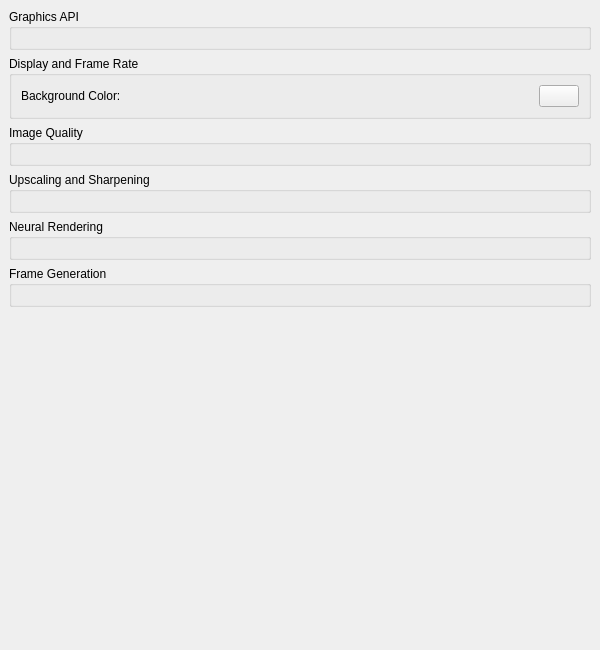
<?xml version="1.0" encoding="UTF-8"?>
<ui version="4.0">
 <class>ConfigureGraphics</class>
 <widget class="QWidget" name="ConfigureGraphics">
  <property name="geometry">
   <rect>
    <x>0</x>
    <y>0</y>
    <width>600</width>
    <height>650</height>
   </rect>
  </property>
  <property name="accessibleName">
   <string>Graphics</string>
  </property>
  <layout class="QVBoxLayout" name="page_layout">
   <property name="leftMargin">
    <number>0</number>
   </property>
   <property name="topMargin">
    <number>0</number>
   </property>
   <property name="rightMargin">
    <number>0</number>
   </property>
   <property name="bottomMargin">
    <number>0</number>
   </property>
   <item>
    <widget class="QScrollArea" name="scroll_area">
     <property name="frameShape">
      <enum>QFrame::NoFrame</enum>
     </property>
     <property name="widgetResizable">
      <bool>true</bool>
     </property>
     <widget class="QWidget" name="scroll_contents">
      <layout class="QVBoxLayout" name="contents_layout">
       <item>
        <widget class="QGroupBox" name="api_group">
         <property name="title">
          <string>Graphics API</string>
         </property>
         <layout class="QVBoxLayout" name="api_layout">
          <item>
           <widget class="QWidget" name="api_widget" native="true">
            <layout class="QHBoxLayout" name="horizontalLayout">
             <property name="leftMargin">
              <number>0</number>
             </property>
             <property name="topMargin">
              <number>0</number>
             </property>
             <property name="rightMargin">
              <number>0</number>
             </property>
             <property name="bottomMargin">
              <number>0</number>
             </property>
            </layout>
           </widget>
          </item>
         </layout>
        </widget>
       </item>
       <item>
        <widget class="QGroupBox" name="display_group">
         <property name="title">
          <string>Display and Frame Rate</string>
         </property>
         <layout class="QVBoxLayout" name="display_layout">
          <item>
           <widget class="QWidget" name="bg_widget" native="true">
            <layout class="QHBoxLayout" name="bg_layout">
             <property name="leftMargin">
              <number>0</number>
             </property>
             <property name="topMargin">
              <number>0</number>
             </property>
             <property name="rightMargin">
              <number>0</number>
             </property>
             <property name="bottomMargin">
              <number>0</number>
             </property>
             <item>
              <widget class="QLabel" name="label">
               <property name="sizePolicy">
                <sizepolicy hsizetype="Expanding" vsizetype="Preferred">
                 <horstretch>0</horstretch>
                 <verstretch>0</verstretch>
                </sizepolicy>
               </property>
               <property name="text">
                <string>Background Color:</string>
               </property>
              </widget>
             </item>
             <item>
              <widget class="QPushButton" name="bg_button">
               <property name="sizePolicy">
                <sizepolicy hsizetype="Preferred" vsizetype="Preferred">
                 <horstretch>0</horstretch>
                 <verstretch>0</verstretch>
                </sizepolicy>
               </property>
               <property name="maximumSize">
                <size>
                 <width>40</width>
                 <height>16777215</height>
                </size>
               </property>
               <property name="text">
                <string />
               </property>
              </widget>
             </item>
            </layout>
           </widget>
          </item>
         </layout>
        </widget>
       </item>
       <item>
        <widget class="QGroupBox" name="image_quality_group">
         <property name="title">
          <string>Image Quality</string>
         </property>
         <layout class="QVBoxLayout" name="image_quality_layout" />
        </widget>
       </item>
       <item>
        <widget class="QGroupBox" name="upscaling_group">
         <property name="title">
          <string>Upscaling and Sharpening</string>
         </property>
         <layout class="QVBoxLayout" name="upscaling_layout" />
        </widget>
       </item>
       <item>
        <widget class="QGroupBox" name="neural_rendering_group">
         <property name="title">
          <string>Neural Rendering</string>
         </property>
         <layout class="QVBoxLayout" name="neural_rendering_layout" />
        </widget>
       </item>
       <item>
        <widget class="QGroupBox" name="frame_generation_group">
         <property name="title">
          <string>Frame Generation</string>
         </property>
         <layout class="QVBoxLayout" name="frame_generation_layout" />
        </widget>
       </item>
       <item>
        <spacer name="vertical_spacer">
         <property name="orientation">
          <enum>Qt::Vertical</enum>
         </property>
         <property name="sizeHint" stdset="0">
          <size>
           <width>20</width>
           <height>40</height>
          </size>
         </property>
        </spacer>
       </item>
      </layout>
     </widget>
    </widget>
   </item>
  </layout>
 </widget>
 <resources />
 <connections />
</ui>
